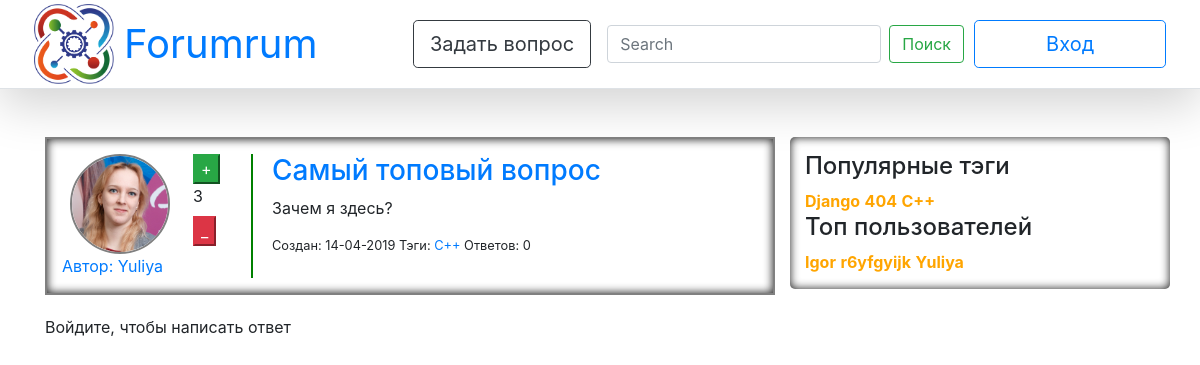
Before: /question/1/ with the older database file.
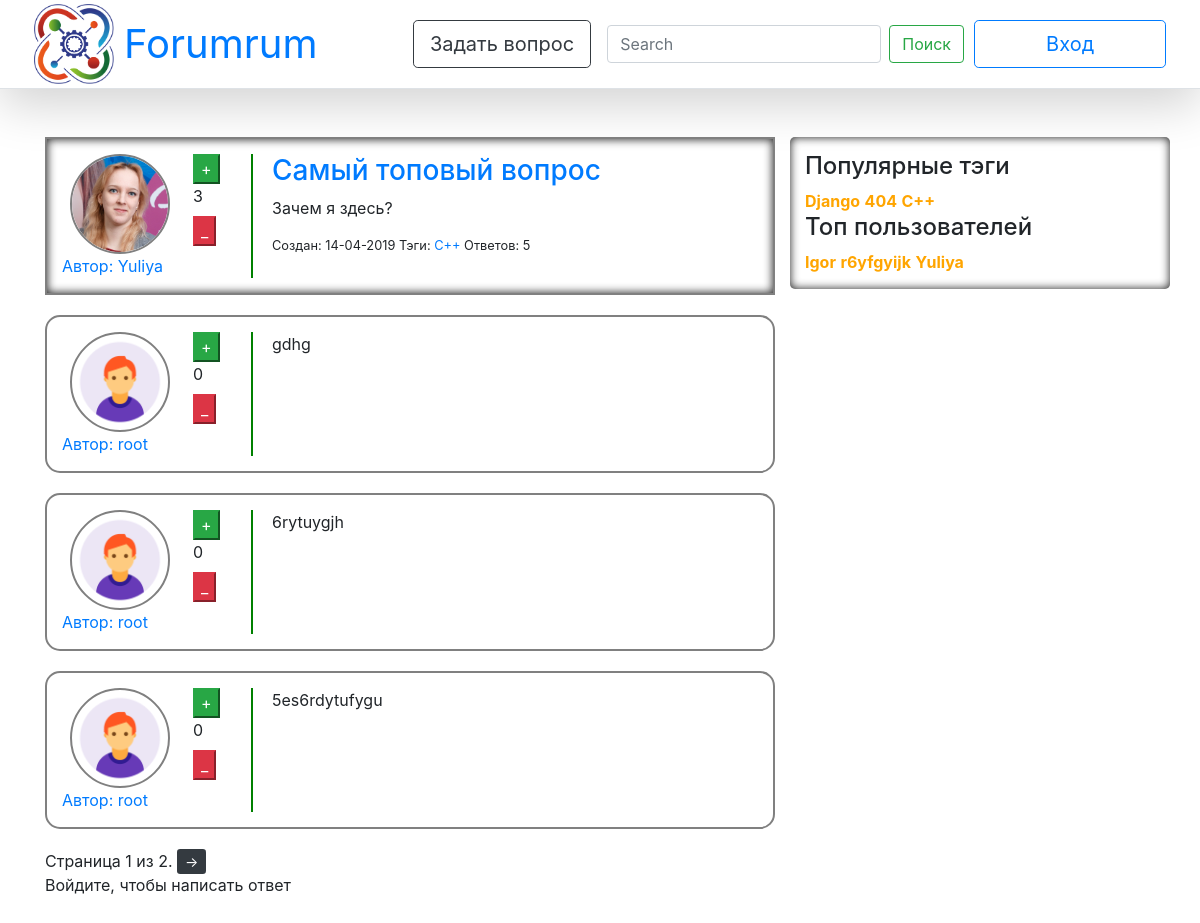
After: the same page with the newer database file.
### question/models.py (models this page shows, shortened)
class Tag(models.Model):
    name = models.CharField(max_length=20, default="404", verbose_name="Question's Tag")
    objects = TagManager()
    def __str__(self):
        return self.name

class Question(models.Model):
    author = models.ForeignKey(User, verbose_name="Question's Owner", on_delete=models.CASCADE)
    title = models.CharField(max_length=50, verbose_name="Question's Header")
    text = models.TextField(verbose_name="Question's Content")
    date = models.DateTimeField(default=timezone.now, verbose_name="Question's Date")
    rating = models.IntegerField(default=0, null=False, verbose_name="Question's Rating")
    is_active = models.BooleanField(default=True, verbose_name="Question's Availability")
    tags = models.ManyToManyField(Tag, default=True, related_name='questions', verbose_name="Question's Tags")
    objects = QuestionManager()

class User(AbstractUser):
    upload = models.ImageField(default="default/default_avatar.png", upload_to="uploads/%Y/%m/%d/",
                               verbose_name="User's Avatar")
    registration_date = models.DateTimeField(default=timezone.now, verbose_name="User's Registration Date")
    rating = models.IntegerField(default=0, verbose_name="User's Rating")
    objects = UserManager()
    def __str__(self):
        return self.username

class Answer(models.Model):
    author = models.ForeignKey(User, verbose_name="Answer's Owner", on_delete=models.CASCADE)
    date = models.DateTimeField(default=timezone.now, verbose_name="Answer's Date")
    question = models.ForeignKey(Question, related_name='answers', verbose_name="Answer's Question",
                                 on_delete=models.CASCADE)
    text = models.TextField(verbose_name="Answer's Content")
    rating = models.IntegerField(default=0, null=False, verbose_name="Answer's Rating")
    approved = models.BooleanField(default=False, verbose_name=u"Одобрен автором вопроса")
    objects = AnswerManager()

### question/views.py (the view)
# urls.py: path('question/<int:question_id>/', views.ans, name='ans'),
def ans(request, question_id):
    if request.method == 'POST':
        form = AnswerForm(request.POST)
        if form.is_valid():
            answeredQuestion = get_object_or_404(Question, pk=question_id)
            answer = Answer.objects.create(author=request.user,
                                           date=timezone.now(),
                                           text=form.cleaned_data['text'],
                                           question=answeredQuestion)
            answer.save()
            return redirect('/question/{}/'.format(question_id))
    else:
        form = AnswerForm()
    question = Question.objects.get_by_id(int(question_id)).first()
    if question is not None:
        answers = paginate(request, objects_list=Answer.objects.get_hot_for_answer(question.id))
        mapp = {'q': question,
                'form': form,
                'answers': answers,
                'page_objects' : answers,
                'tags': paginate(request, Tag.objects.hottest()),
                'users': paginate(request, User.objects.by_rating())}
        return render(request, 'answers.html', mapp)
    else:
        raise Http404

### question/forms.py
class AnswerForm(forms.ModelForm):
    text = forms.CharField(widget=forms.Textarea(attrs={
        'class': 'form-control',
        'minlength': 1,
        'placeholder': 'Write your answer here...'}))
    class Meta:
        model = Answer
        fields = ['text']

### question/managers.py (called while the page is built)
    def by_rating(self):
        return self.order_by('-rating')

    def get_by_id(self, question_id):
        return self.all().filter(id=question_id)

    def get_hot_for_answer(self, question_id):
        return self.all().filter(question_id=question_id).order_by('rating').reverse()

    def hottest(self):
        return self.annotate(question_count=Count('questions')).order_by('-question_count')

### question/views.py (called while the page is built)
def paginate(request, objects_list):
    paginator = Paginator(objects_list, 3)
    page = request.GET.get('page')
    try:
        objects = paginator.page(page)
    except PageNotAnInteger:
        objects = paginator.page(1)
    except EmptyPage:
        objects = paginator.page(paginator.num_pages)
    return objects

### templates/answers.html (shortened to what this page needs)
{% extends 'base.html' %}
{% block content %}
    {% include "card.html" %}
    {% for answer in answers %}
        <div class="row answer_item">
            <div class="col-2">
                <div class="row">
                    <img class="ava" src="{{ MEDIA_URL }}{{ answer.author.upload }}" alt="">
                </div>
                <div class="row">
                    <a href="{% url 'profile' answer.author %}">Автор: {{ answer.author }}</a>
                </div>
            </div>
            <div class="col-1">
                <button class="btn-success js-like-answer" data-answer_id="{{ answer.id }}" data-like_type="like">+
                </button>
                <label>{{ answer.rating }}</label>
                <button class="btn-danger js-like-answer" data-answer_id="{{ answer.id }}" data-like_type="dislike">_
                </button>
            </div>
            <div class="col-7 left_line">
                <div class="row ml-1">
                    <p>{{ answer.text }}</p>
                </div>
            </div>
        </div>
    {% endfor %}
    {% block pages %}
        {% include "paginator.html" %}
    {% endblock %}
    {% if user.is_authenticated %}
        <form class="form-horizontal" action="{{ request.path }}" method="post"> {% csrf_token %}
            <div class="col-md-8">
                <h4>Напишите свой ответ:</h4>
                <textarea rows="3" cols="60" class="form-control" name="text" placeholder="Ваш ответ"></textarea>
                <input type="submit" value="Ответить" class="btn btn-success"/>
            </div>
        </form>
    {% else %}
       <p>Войдите, чтобы написать ответ</p>
    {% endif %}
{% endblock %}

### templates/base.html (shortened to what this page needs)
{% load static %}
<!DOCTYPE html>
<html lang="ru">
<head>
    <link rel="stylesheet" href="{% static "css/bootstrap.min.css" %}">
    <link rel="stylesheet" href="{% static "css/askk.css" %}">
</head>
<body>
{% block navbar %}
    {% include "navbar.html" %}
{% endblock %}
<main role="main" class="container">
    <div class="row">
        <div class="col-8">
            {% block content %}
            {% endblock %}
        </div>
        <div class="col-4 sidebar">
            <h4>Популярные тэги</h4>
            {% for t in tags %}
                <a class="tagss" href="{% url 'tag' t.name %}">{{ t }}</a>
            {% endfor %}
            <h4>Топ пользователей</h4>
            {% for u in users %}
                <a  class="tagss" href="{% url 'profile' u.username %}">{{ u }}</a>
            {% endfor %}
        </div>
    </div>
</main>
</body>
</html>

### templates/card.html
{% block question %}
    <div class="row question">
        <div class="col-2">
            <div class="row">
                <img class="ava" src="{{ MEDIA_URL }}{{ q.author.upload }}" alt="">
            </div>
            <div class="row">
                <a href="{% url 'profile' q.author %}">Автор: {{ q.author }}</a>
            </div>
        </div>
        <div class="col-1">
            <button class="btn-success js-like-question" data-question_id="{{ q.id }}" data-like_type="like">+</button> {% csrf_token %}
            <label>{{ q.rating }}</label>
            <button class="btn-danger js-like-question" data-question_id="{{ q.id }}" data-like_type="dislike">_</button> {% csrf_token %}
        </div>
        <div class="col-8 left_line">
            <div class="row ml-1">
                <h3><a href="{% url 'ans' q.id %}">{{ q.title }}</a></h3>
            </div>
            <div class="row ml-1">
                <p>{{ q.text }}</p>
            </div>
            <div class="row ml-1">
                <p class="small">
                    Создан: {{ q.date|date:"d-m-Y" }}
                    Тэги:
                    {% for qt in q.tags.all %}
                        <a href="{% url 'tag' qt %}">{{ qt }} </a>
                    {% endfor %}
                    Ответов: {{ q.answers.all|length }}
                </p>
            </div>
        </div>
    </div>
{% endblock %}

Changed rows visible on the page:
computed for Question "Самый топовый вопрос": answers.all|length "0" → "5"
added Answer: author.upload (placeholder picture), author "root", rating "0", text "gdhg"
added Answer: author.upload (placeholder picture), author "root", rating "0", text "6rytuygjh"
added Answer: author.upload (placeholder picture), author "root", rating "0", text "5es6rdytufygu"
Other visible differences:
{{ page_objects.number }}: (not shown) → "1"
{{ page_objects.paginator.num_pages }}: (not shown) → "2"
text now shown: "Страница из . ->"
